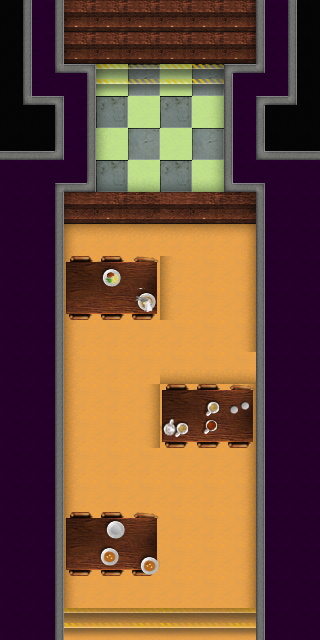

Rendered tile map (Tiled .tmx) drawn with the repository's tilesets; below, a short description and the full map source, tile grids included:
An orthogonal 10x20 tile map with 32x32 px tiles, 1 tile layer (walls).

<map height="20" orientation="orthogonal" tileheight="32" tilewidth="32" version="1.0" width="10">
 <tileset collision_tile="59" firstgid="1" name="source_tiles" tileheight="32" tilewidth="32">
  <image height="352" source="source_tiles.png" width="384" />
 </tileset>
 <layer height="20" name="walls" width="10">
  <data>
   <tile gid="59" />
   <tile gid="98" />
   <tile gid="36" />
   <tile gid="26" />
   <tile gid="26" />
   <tile gid="26" />
   <tile gid="26" />
   <tile gid="37" />
   <tile gid="99" />
   <tile gid="62" />
   <tile gid="59" />
   <tile gid="98" />
   <tile gid="38" />
   <tile gid="39" />
   <tile gid="39" />
   <tile gid="39" />
   <tile gid="39" />
   <tile gid="40" />
   <tile gid="99" />
   <tile gid="62" />
   <tile gid="59" />
   <tile gid="100" />
   <tile gid="101" />
   <tile gid="41" />
   <tile gid="9" />
   <tile gid="42" />
   <tile gid="11" />
   <tile gid="102" />
   <tile gid="103" />
   <tile gid="62" />
   <tile gid="67" />
   <tile gid="68" />
   <tile gid="98" />
   <tile gid="12" />
   <tile gid="43" />
   <tile gid="14" />
   <tile gid="44" />
   <tile gid="99" />
   <tile gid="69" />
   <tile gid="70" />
   <tile gid="71" />
   <tile gid="72" />
   <tile gid="98" />
   <tile gid="45" />
   <tile gid="17" />
   <tile gid="43" />
   <tile gid="19" />
   <tile gid="99" />
   <tile gid="73" />
   <tile gid="71" />
   <tile gid="46" />
   <tile gid="104" />
   <tile gid="105" />
   <tile gid="21" />
   <tile gid="47" />
   <tile gid="23" />
   <tile gid="48" />
   <tile gid="106" />
   <tile gid="107" />
   <tile gid="46" />
   <tile gid="46" />
   <tile gid="108" />
   <tile gid="25" />
   <tile gid="26" />
   <tile gid="27" />
   <tile gid="28" />
   <tile gid="26" />
   <tile gid="29" />
   <tile gid="109" />
   <tile gid="46" />
   <tile gid="46" />
   <tile gid="108" />
   <tile gid="49" />
   <tile gid="50" />
   <tile gid="50" />
   <tile gid="50" />
   <tile gid="50" />
   <tile gid="51" />
   <tile gid="109" />
   <tile gid="46" />
   <tile gid="46" />
   <tile gid="108" />
   <tile gid="110" />
   <tile gid="111" />
   <tile gid="112" />
   <tile gid="52" />
   <tile gid="53" />
   <tile gid="54" />
   <tile gid="109" />
   <tile gid="46" />
   <tile gid="46" />
   <tile gid="108" />
   <tile gid="113" />
   <tile gid="114" />
   <tile gid="115" />
   <tile gid="52" />
   <tile gid="53" />
   <tile gid="54" />
   <tile gid="109" />
   <tile gid="46" />
   <tile gid="46" />
   <tile gid="108" />
   <tile gid="52" />
   <tile gid="53" />
   <tile gid="53" />
   <tile gid="53" />
   <tile gid="53" />
   <tile gid="54" />
   <tile gid="109" />
   <tile gid="46" />
   <tile gid="46" />
   <tile gid="108" />
   <tile gid="52" />
   <tile gid="53" />
   <tile gid="53" />
   <tile gid="55" />
   <tile gid="55" />
   <tile gid="55" />
   <tile gid="109" />
   <tile gid="46" />
   <tile gid="46" />
   <tile gid="108" />
   <tile gid="52" />
   <tile gid="53" />
   <tile gid="54" />
   <tile gid="116" />
   <tile gid="117" />
   <tile gid="118" />
   <tile gid="109" />
   <tile gid="46" />
   <tile gid="46" />
   <tile gid="108" />
   <tile gid="52" />
   <tile gid="53" />
   <tile gid="54" />
   <tile gid="119" />
   <tile gid="120" />
   <tile gid="121" />
   <tile gid="109" />
   <tile gid="46" />
   <tile gid="46" />
   <tile gid="108" />
   <tile gid="52" />
   <tile gid="53" />
   <tile gid="53" />
   <tile gid="53" />
   <tile gid="53" />
   <tile gid="54" />
   <tile gid="109" />
   <tile gid="46" />
   <tile gid="46" />
   <tile gid="108" />
   <tile gid="52" />
   <tile gid="53" />
   <tile gid="53" />
   <tile gid="53" />
   <tile gid="53" />
   <tile gid="54" />
   <tile gid="109" />
   <tile gid="46" />
   <tile gid="46" />
   <tile gid="108" />
   <tile gid="122" />
   <tile gid="123" />
   <tile gid="124" />
   <tile gid="53" />
   <tile gid="53" />
   <tile gid="54" />
   <tile gid="109" />
   <tile gid="46" />
   <tile gid="46" />
   <tile gid="108" />
   <tile gid="125" />
   <tile gid="126" />
   <tile gid="127" />
   <tile gid="53" />
   <tile gid="53" />
   <tile gid="54" />
   <tile gid="109" />
   <tile gid="46" />
   <tile gid="46" />
   <tile gid="108" />
   <tile gid="52" />
   <tile gid="53" />
   <tile gid="53" />
   <tile gid="53" />
   <tile gid="53" />
   <tile gid="54" />
   <tile gid="109" />
   <tile gid="46" />
   <tile gid="46" />
   <tile gid="108" />
   <tile gid="56" />
   <tile gid="57" />
   <tile gid="58" />
   <tile gid="56" />
   <tile gid="57" />
   <tile gid="58" />
   <tile gid="109" />
   <tile gid="46" />
  </data>
 </layer>
 </map>